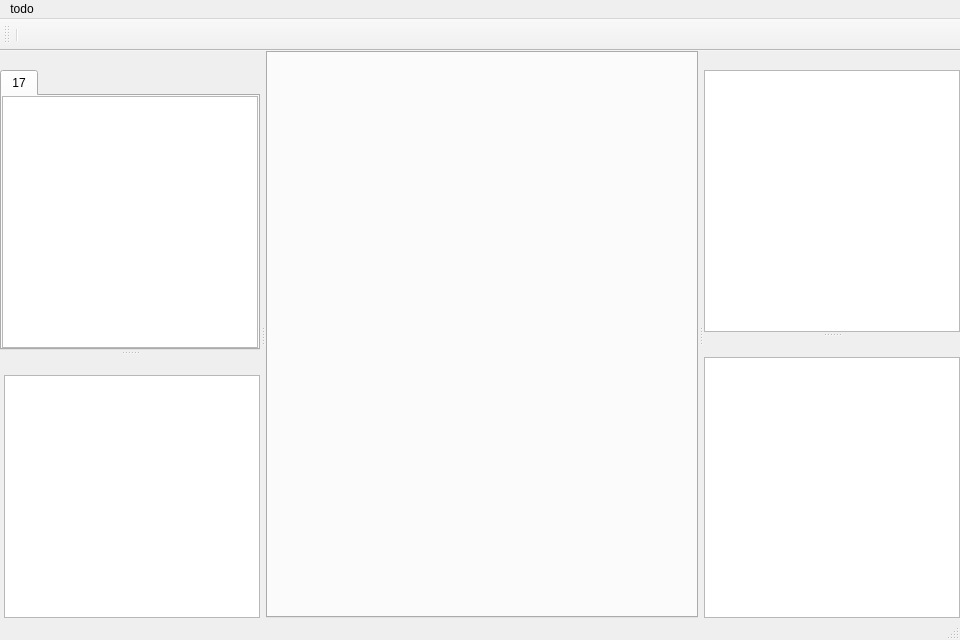
<?xml version="1.0" encoding="UTF-8"?>
<ui version="4.0">
 <class>MainWindow</class>
 <widget class="QMainWindow" name="MainWindow">
  <property name="geometry">
   <rect>
    <x>0</x>
    <y>0</y>
    <width>960</width>
    <height>640</height>
   </rect>
  </property>
  <property name="sizePolicy">
   <sizepolicy hsizetype="Preferred" vsizetype="Preferred">
    <horstretch>0</horstretch>
    <verstretch>0</verstretch>
   </sizepolicy>
  </property>
  <property name="windowTitle">
   <string>Northking UI Designer</string>
  </property>
  <property name="autoFillBackground">
   <bool>false</bool>
  </property>
  <widget class="QWidget" name="centralWidget">
   <layout class="QGridLayout" name="gridLayout">
    <property name="leftMargin">
     <number>0</number>
    </property>
    <property name="topMargin">
     <number>0</number>
    </property>
    <property name="rightMargin">
     <number>0</number>
    </property>
    <property name="bottomMargin">
     <number>0</number>
    </property>
    <item row="0" column="0">
     <widget class="QTabWidget" name="center_document">
      <property name="currentIndex">
       <number>-1</number>
      </property>
      <property name="usesScrollButtons">
       <bool>true</bool>
      </property>
      <property name="tabsClosable">
       <bool>true</bool>
      </property>
     </widget>
    </item>
   </layout>
  </widget>
  <widget class="QMenuBar" name="menuBar">
   <property name="geometry">
    <rect>
     <x>0</x>
     <y>0</y>
     <width>960</width>
     <height>22</height>
    </rect>
   </property>
   <widget class="QMenu" name="menuTodo">
    <property name="title">
     <string>todo</string>
    </property>
    <addaction name="actionExec"/>
   </widget>
   <addaction name="menuTodo"/>
  </widget>
  <widget class="QStatusBar" name="statusBar"/>
  <widget class="QDockWidget" name="dockWidget">
   <property name="minimumSize">
    <size>
     <width>250</width>
     <height>163</height>
    </size>
   </property>
   <property name="features">
    <set>QDockWidget::NoDockWidgetFeatures</set>
   </property>
   <attribute name="dockWidgetArea">
    <number>1</number>
   </attribute>
   <widget class="QWidget" name="dockWidgetContents">
    <layout class="QHBoxLayout" name="horizontalLayout_2">
     <property name="spacing">
      <number>0</number>
     </property>
     <property name="leftMargin">
      <number>0</number>
     </property>
     <property name="topMargin">
      <number>0</number>
     </property>
     <property name="rightMargin">
      <number>0</number>
     </property>
     <property name="bottomMargin">
      <number>0</number>
     </property>
     <item>
      <widget class="QTabWidget" name="tabWidget_2">
       <property name="currentIndex">
        <number>0</number>
       </property>
       <widget class="QWidget" name="tab">
        <attribute name="title">
         <string>17</string>
        </attribute>
        <layout class="QHBoxLayout" name="horizontalLayout_3">
         <property name="leftMargin">
          <number>0</number>
         </property>
         <property name="topMargin">
          <number>0</number>
         </property>
         <property name="rightMargin">
          <number>0</number>
         </property>
         <property name="bottomMargin">
          <number>0</number>
         </property>
         <item>
          <widget class="QTreeView" name="left_0">
           <attribute name="headerDefaultSectionSize">
            <number>0</number>
           </attribute>
          </widget>
         </item>
        </layout>
       </widget>
      </widget>
     </item>
    </layout>
   </widget>
  </widget>
  <widget class="QDockWidget" name="dockWidget_2">
   <property name="minimumSize">
    <size>
     <width>200</width>
     <height>124</height>
    </size>
   </property>
   <property name="features">
    <set>QDockWidget::NoDockWidgetFeatures</set>
   </property>
   <attribute name="dockWidgetArea">
    <number>2</number>
   </attribute>
   <widget class="QWidget" name="dockWidgetContents_2">
    <layout class="QHBoxLayout" name="horizontalLayout">
     <property name="leftMargin">
      <number>0</number>
     </property>
     <property name="topMargin">
      <number>0</number>
     </property>
     <property name="rightMargin">
      <number>0</number>
     </property>
     <property name="bottomMargin">
      <number>0</number>
     </property>
     <item>
      <widget class="QTreeView" name="right_top"/>
     </item>
    </layout>
   </widget>
  </widget>
  <widget class="QDockWidget" name="dockWidget_3">
   <property name="minimumSize">
    <size>
     <width>200</width>
     <height>124</height>
    </size>
   </property>
   <property name="features">
    <set>QDockWidget::NoDockWidgetFeatures</set>
   </property>
   <attribute name="dockWidgetArea">
    <number>2</number>
   </attribute>
   <widget class="QWidget" name="dockWidgetContents_3">
    <layout class="QHBoxLayout" name="horizontalLayout_5">
     <property name="leftMargin">
      <number>0</number>
     </property>
     <property name="topMargin">
      <number>0</number>
     </property>
     <property name="rightMargin">
      <number>0</number>
     </property>
     <property name="bottomMargin">
      <number>0</number>
     </property>
     <item>
      <widget class="QTableWidget" name="right_bottom"/>
     </item>
    </layout>
   </widget>
  </widget>
  <widget class="QDockWidget" name="dockWidget_4">
   <property name="features">
    <set>QDockWidget::NoDockWidgetFeatures</set>
   </property>
   <attribute name="dockWidgetArea">
    <number>1</number>
   </attribute>
   <widget class="QWidget" name="dockWidgetContents_4">
    <layout class="QVBoxLayout" name="verticalLayout_2">
     <property name="spacing">
      <number>0</number>
     </property>
     <property name="leftMargin">
      <number>4</number>
     </property>
     <property name="topMargin">
      <number>0</number>
     </property>
     <property name="rightMargin">
      <number>0</number>
     </property>
     <property name="bottomMargin">
      <number>0</number>
     </property>
     <item>
      <widget class="QTreeView" name="left_1">
       <property name="headerHidden">
        <bool>true</bool>
       </property>
      </widget>
     </item>
    </layout>
   </widget>
  </widget>
  <widget class="QToolBar" name="toolBar">
   <property name="minimumSize">
    <size>
     <width>0</width>
     <height>32</height>
    </size>
   </property>
   <property name="windowTitle">
    <string>toolBar</string>
   </property>
   <attribute name="toolBarArea">
    <enum>TopToolBarArea</enum>
   </attribute>
   <attribute name="toolBarBreak">
    <bool>false</bool>
   </attribute>
   <addaction name="separator"/>
  </widget>
  <action name="actionExec">
   <property name="text">
    <string>exec</string>
   </property>
  </action>
 </widget>
 <layoutdefault spacing="6" margin="11"/>
 <resources/>
 <connections/>
</ui>
